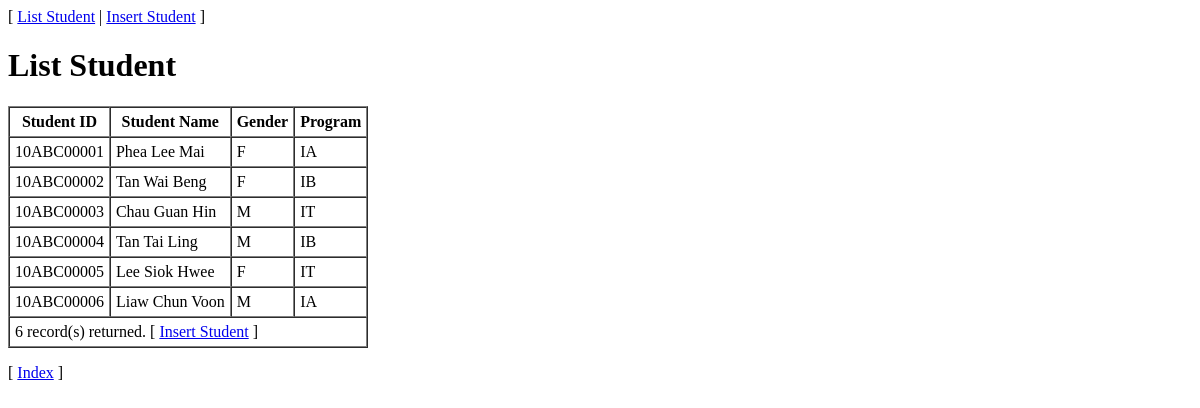
Screenshot of /list-student-Q2.php with the database file from the repository.
### tables this page shows
CREATE TABLE Student (
    StudentID CHAR(10) NOT NULL,
    StudentName VARCHAR(30) NOT NULL,
    Gender CHAR(1) NOT NULL,
    Program CHAR(2) NOT NULL,
    PRIMARY KEY (StudentID)
);

### list-student-Q2.php (the view, shortened to what this page needs)
<?php
include('includes/header.php');
?>
<div>
    <h1>List Student</h1>
    <table border="1" cellpadding="5" cellspacing="0">
        <tr>
            <th>Student ID</th>
            <th>Student Name</th>
            <th>Gender</th>
            <th>Program</th>
        </tr>
        <?php
        $con = mysqli_connect(DB_HOST, DB_USER, DB_PASS, DB_NAME);
        $sql = "SELECT * FROM Student";
        $result = mysqli_query($con, $sql);
        $num = mysqli_num_rows($result);
        if ($num>0)
        {
            while($row = mysqli_fetch_array($result))
            {
                printf('
                    <tr>
                    <td>%s</td>
                    <td>%s</td>
                    <td>%s</td>
                    <td>%s</td>
                    </tr>',
                    $row['StudentID'],
                    $row['StudentName'],
                    $row['Gender'],
                    $row['Program']);
            }
        }
        printf('
            <tr>
            <td colspan="4">
                %d record(s) returned.
                [ <a href="insert-student.php">Insert Student</a> ]
            </td>
            </tr>',
            $num);
        ?>
    </table>
</div>
<?php
include('includes/footer.php');
?>

### css/style.css (style rules this page uses)
body, table, input, textarea, select { font-family: Calibri; font-size: 1.0em; }

### rows the page displays
student: StudentID "10ABC00001", StudentName "Phea Lee Mai", Gender "F", Program "IA"
student: StudentID "10ABC00002", StudentName "Tan Wai Beng", Gender "F", Program "IB"
student: StudentID "10ABC00003", StudentName "Chau Guan Hin", Gender "M", Program "IT"
student: StudentID "10ABC00004", StudentName "Tan Tai Ling", Gender "M", Program "IB"
student: StudentID "10ABC00005", StudentName "Lee Siok Hwee", Gender "F", Program "IT"
student: StudentID "10ABC00006", StudentName "Liaw Chun Voon", Gender "M", Program "IA"

### other values shown
$num "6"
